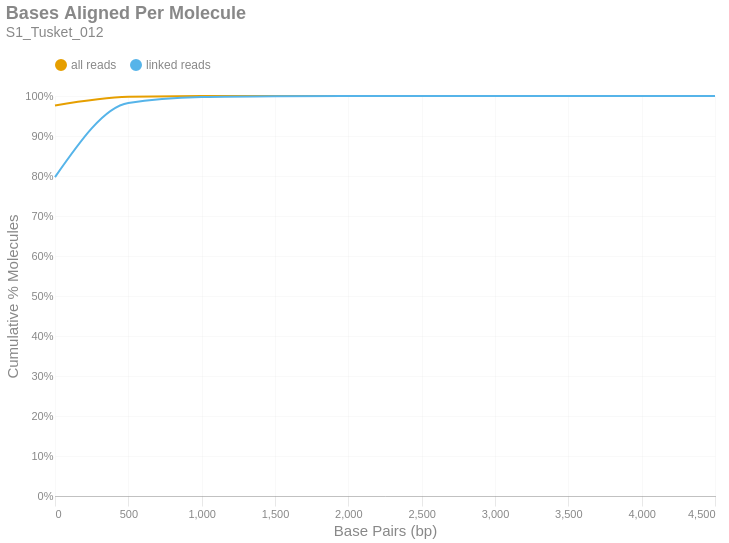

The code cell stored with this chart in its notebook:
### Markdown cell above
### Bases Aligned Per Molecule
This is a cumulative frequency distribution showing the number of base pairs aligned per unique molecule. These data are shown in 500 bp bins. There are two distributions: one with `all reads` (yellow) and another with only `linked reads` (blue). The percent of molecules in the `linked reads` distribution is relative to the total number of linked molecules.

### Code cell
if SKIPLR:
    print_html(f"Skipped")
else:
    binned_df = consolidated_hist(valids['aligned_bp'], mask, 500, True)
    with SafeRender(binned_df):
        (
            density_plot(binned_df, 'Bases Aligned Per Molecule', samplename, 'basesper')
            .encode(
                x=alt.X('bin:Q', title="Base Pairs (bp)").axis(tickMinStep=500).scale(padding=0),
                y=alt.Y('value:Q', title='Cumulative % Molecules')
                    .axis(format='%')
                    .scale(domain = [0,1])
                    .stack(False),
                color=alt.Color("key:N").scale(domain = ["all reads", "linked reads"]),
                tooltip = [
                    alt.Tooltip("key:N", title = "Data Type"),
                    alt.Tooltip("range_label:N", title="Bases Aligned Per Molecule"),
                    alt.Tooltip("value:Q", format = ".2%", title="% Molecules (Cum.)")
                ]
            )
        ).display()

### Figure 1 — Vega-Lite specification as saved in the notebook (floating-point values rounded to 4 significant figures)
{"width": "container", "height": 400, "config": {"title": {"anchor": "start", "dy": -15, "fontSize": 18, "color": "#888888", "subtitleColor": "#888888", "subtitleFontSize": 14}, "arc": {"fill": "#0072B2"}, "axis": {"domainColor": "#888888", "domainWidth": 0.5, "gridWidth": 0.2, "grid": false, "titleFontWeight": 400, "titleFontSize": 15, "labelFontSize": 11, "labelColor": "#888888", "tickColor": "#888888", "tickWidth": 0.2, "titleColor": "#888888"}, "axisBand": {"grid": false}, "axisX": {"grid": true, "tickSize": 10, "domainCap": "round"}, "axisY": {"domain": false, "grid": true, "tickSize": 0, "domainCap": "round"}, "background": "transparent", "header": {"labelFontSize": 15, "labelColor": "#888888", "titleFontSize": 15, "titleFontWeight": 600, "titleColor": "#888888"}, "legend": {"labelFont": "sans-serif", "labelFontSize": 12, "labelColor": "#888888", "symbolSize": 100, "symbolType": "circle", "titleFontSize": 12, "titlePadding": 10, "titleColor": "#888888", "title": null, "orient": "top"}, "range": {"category": ["#E69F00", "#56B4E9", "#009E73", "#F0E442", "#0072B2", "#D55E00", "#CC79A7", "#000000"], "diverging": ["#cfe8f3", "#a2d4ec", "#73bfe2", "#46abdb", "#1696d2", "#12719e"]}, "area": {"fill": "#0072B2", "fillOpacity": 0.7, "line": true, "strokeOpacity": 0.7}, "line": {"color": "#0072B2", "stroke": "#0072B2", "strokeWidth": 2}, "trail": {"color": "#0072B2", "stroke": "#0072B2", "strokeWidth": 0, "size": 1}, "point": {"filled": true, "fillOpacity": 1.0, "size": 95}, "text": {"color": "#888888", "fontSize": 11, "align": "right", "fontWeight": 400, "size": 11}, "bar": {"fill": "#0072B2", "stroke": null}, "view": {"stroke": null, "continuousWidth": 660, "continuousHeight": 400}}, "data": {"name": "data-8a179f506c1b74aa6c67ecf57e2fbbf3"}, "mark": {"type": "line", "interpolate": "monotone", "point": {"opacity": 0, "size": 275}}, "encoding": {"color": {"field": "key", "scale": {"domain": ["all reads", "linked reads"]}, "type": "nominal"}, "tooltip": [{"field": "key", "title": "Data Type", "type": "nominal"}, {"field": "range_label", "title": "Bases Aligned Per Molecule", "type": "nominal"}, {"field": "value", "format": ".2%", "title": "% Molecules (Cum.)", "type": "quantitative"}], "x": {"axis": {"tickMinStep": 500}, "field": "bin", "scale": {"padding": 0}, "title": "Base Pairs (bp)", "type": "quantitative"}, "y": {"axis": {"format": "%"}, "field": "value", "scale": {"domain": [0, 1]}, "stack": false, "title": "Cumulative % Molecules", "type": "quantitative"}}, "params": [{"name": "param_c36ac31b6afebe62", "select": {"type": "point", "fields": ["key"]}, "bind": "legend"}], "title": {"text": "Bases Aligned Per Molecule", "subtitle": "S1_Tusket_012"}, "transform": [{"fold": ["all reads (cumsum)", "linked reads (cumsum)"]}, {"calculate": "replace(datum.key, ' (cumsum)', '')", "as": "key"}, {"filter": {"param": "param_c36ac31b6afebe62"}}], "usermeta": {"embedOptions": {"downloadFileName": "S1_Tusket_012.basesper"}}, "$schema": "https://vega.github.io/schema/vega-lite/v6.1.0.json", "datasets": {"data-8a179f506c1b74aa6c67ecf57e2fbbf3": [{"bin": "0.0", "interval": "0.0-500.0", "all reads": 0.9761, "linked reads": 0.7973, "all reads (cumsum)": 0.9761, "linked reads (cumsum)": 0.7973, "range_label": "0-499"}, {"bin": "500.0", "interval": "500.0-1000.0", "all reads": 0.02189, "linked reads": 0.1851, "all reads (cumsum)": 0.998, "linked reads (cumsum)": 0.9824, "range_label": "500-999"}, {"bin": "1000.0", "interval": "1000.0-1500.0", "all reads": 0.001739, "linked reads": 0.01493, "all reads (cumsum)": 0.9997, "linked reads (cumsum)": 0.9974, "range_label": "1000-1499"}, {"bin": "1500.0", "interval": "1500.0-2000.0", "all reads": 0.0002419, "linked reads": 0.00208, "all reads (cumsum)": 0.9999, "linked reads (cumsum)": 0.9994, "range_label": "1500-1999"}, {"bin": "2000.0", "interval": "2000.0-2500.0", "all reads": 5.098e-05, "linked reads": 0.0004388, "all reads (cumsum)": 1.0, "linked reads (cumsum)": 0.9999, "range_label": "2000-2499"}, {"bin": "2500.0", "interval": "2500.0-3000.0", "all reads": 1.043e-05, "linked reads": 8.979e-05, "all reads (cumsum)": 1.0, "linked reads (cumsum)": 1.0, "range_label": "2500-2999"}, {"bin": "3000.0", "interval": "3000.0-3500.0", "all reads": 2.953e-06, "linked reads": 2.541e-05, "all reads (cumsum)": 1.0, "linked reads (cumsum)": 1.0, "range_label": "3000-3499"}, {"bin": "3500.0", "interval": "3500.0-4000.0", "all reads": 9.842e-07, "linked reads": 8.471e-06, "all reads (cumsum)": 1.0, "linked reads (cumsum)": 1.0, "range_label": "3500-3999"}, {"bin": "4000.0", "interval": "4000.0-4500.0", "all reads": 1.968e-07, "linked reads": 1.694e-06, "all reads (cumsum)": 1.0, "linked reads (cumsum)": 1.0, "range_label": "4000-4499"}, {"bin": "4500.0", "interval": "4500.0-5000.0", "all reads": 1.968e-07, "linked reads": 1.694e-06, "all reads (cumsum)": 1.0, "linked reads (cumsum)": 1.0, "range_label": "4500-4999"}]}}
